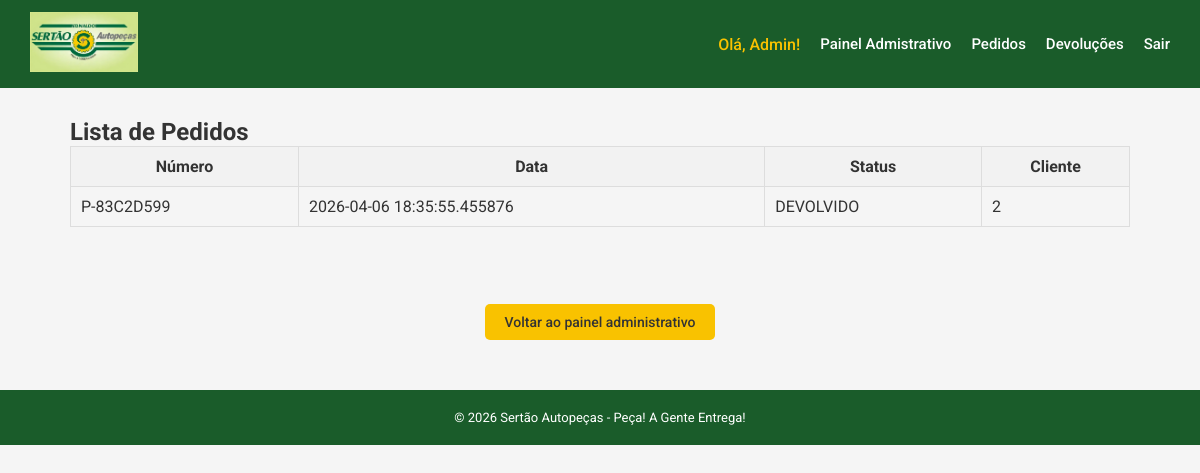
The app's page /admin/pedidos (signed in), older data.
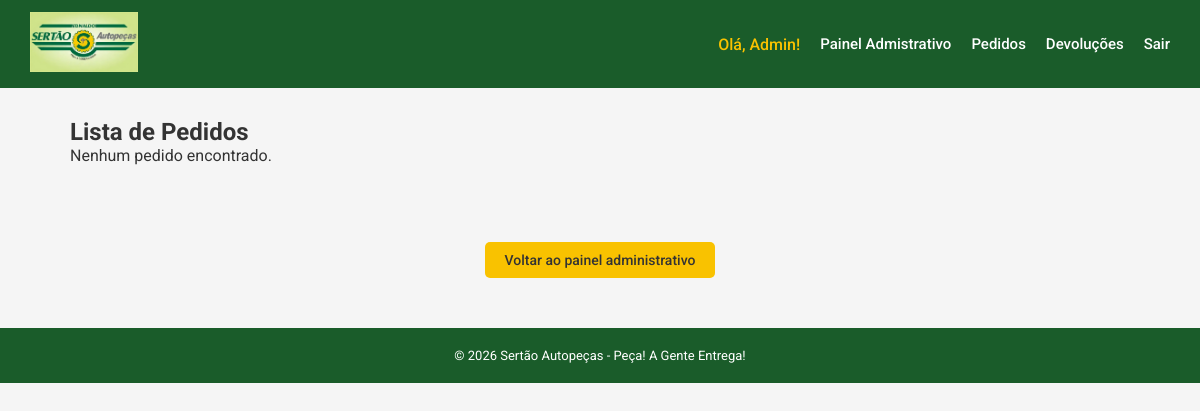
The same page, newer data.
### app/models.py (models this page shows)
class Pedido(db.Model):
    id = db.Column(db.Integer, primary_key=True)
    numero = db.Column(db.String, nullable=False, unique=True)
    data = db.Column(db.DateTime, default=datetime.now)
    status = db.Column(db.String, nullable=False)
    usuario_id = db.Column(db.Integer, db.ForeignKey('usuario.id'), nullable=False)
    usuario = db.relationship('Usuario', backref='pedidos')
    itens = db.relationship('ItemPedido', backref='pedido')

### app/routes/admin.py (the view)
@admin.route("/admin/pedidos", methods=["GET"])
@login_required
def listar_pedidos():
    if current_user.perfil != 'ADMIN':
        return redirect('/loja')
    pedidos = Pedido.query.order_by(Pedido.data.desc()).all()
    return render_template('admin/pedidos.html', pedidos=pedidos)

### app/models.py (called while the page is built)
@login_manager.user_loader
def load_user(user_id):
    return Usuario.query.get(int(user_id))

### app/templates/admin/pedidos.html (shortened to what this page needs)
{% extends 'base.html' %}
{% block conteudo %}
    <h2>Lista de Pedidos</h2>
    {% if pedidos %}
        <table style="width: 100%; border-collapse: collapse;">
            <thead>
                <tr style="background-color: #f2f2f2;">
                    <th style="padding: 10px; border: 1px solid #ddd;">Número</th>
                    <th style="padding: 10px; border: 1px solid #ddd;">Data</th>
                    <th style="padding: 10px; border: 1px solid #ddd;">Status</th>
                    <th style="padding: 10px; border: 1px solid #ddd;">Cliente</th>
                </tr>
            </thead>
            <tbody>
                {% for pedido in pedidos %}
                <tr>
                    <td style="padding: 10px; border: 1px solid #ddd;">
                        {{ pedido.numero }}
                    </td>
                    <td style="padding: 10px; border: 1px solid #ddd;">
                        {{ pedido.data }}
                    </td>
                    <td style="padding: 10px; border: 1px solid #ddd;">
                        {{ pedido.status }}
                    </td>
                    <td style="padding: 10px; border: 1px solid #ddd;">
                        {{ pedido.usuario_id }}
                    </td>
                </tr>
                {% endfor %}
            </tbody>
        </table>
    {% else %}
        <p>Nenhum pedido encontrado.</p>
    {% endif %}
    <br><br><br>
    <div style="text-align: center; margin-top: 20px;">
        <a href="/admin" class="btn btn-primary">Voltar ao painel administrativo</a>
    </div>
{% endblock %}

Row changes from the older to the newer data that the page shows:
removed Pedido: numero "P-83C2D599", data "2026-04-06 18:35:55.455876", status "DEVOLVIDO", usuario_id "2"
Text that changed along with them:
text no longer shown: "Número Data Status Cliente"
text now shown: "Nenhum pedido encontrado."
